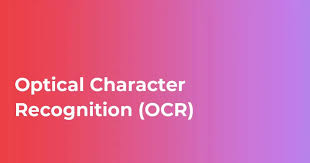
#> input picture ptu/v14_ocr/image.png, 310 x 163 px, found by its file name
$ python v05_1_pill.py
#> lines starting #> are read from the running program, lines starting #| are printed output that depends on the picture
from PIL import Image, ImageEnhance, ImageOps
import matplotlib.pyplot as plt

# 1. 이미지 로드
img = Image.open("image.png")
#> img is the input picture: PIL image 310x163 RGB; mean R, G, B 217.4, 100.6, 158.7
img = img.convert("RGB")

# 2. 이미지 전처리
img_rotated = img.rotate(90)
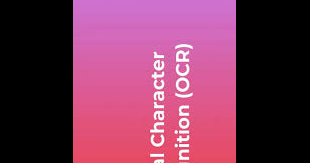
#> img_rotated: PIL image 310x163 RGB; mean R, G, B 115.3, 53.3, 83.7

# 2-1. 이미지 전처리(밝기 조절)
enhancer = ImageEnhance.Brightness(img)
img_brightness = enhancer.enhance(0.5)
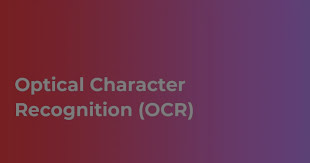
#> img_brightness: PIL image 310x163 RGB; mean R, G, B 108.5, 50, 79.1

# 2-2. 이미지 전처리(좌우 반전)
img_flip = ImageOps.mirror(img)
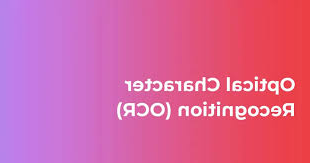
#> img_flip: PIL image 310x163 RGB; mean R, G, B 217.4, 100.6, 158.7

# 3. 결과 시각화
fig, ax = plt.subplots(2, 3, figsize=(20, 10))

# 원본 이미지
ax[0,0].imshow(img)
ax[0,0].axis('off')
ax[0,0].set_title("Original")

# 회전 이미지
ax[0,1].imshow(img_rotated)
ax[0,1].axis('off')
ax[0,1].set_title("Rotated 90도")

# + 밝기 이미지
ax[0,2].imshow(img_brightness)
ax[0,2].axis('off')
ax[0,2].set_title("Brightness")

# + 좌우 반전 이미지
ax[1,0].imshow(img_flip)
ax[1,0].axis('off')
ax[1,0].set_title("Flip")

plt.show()
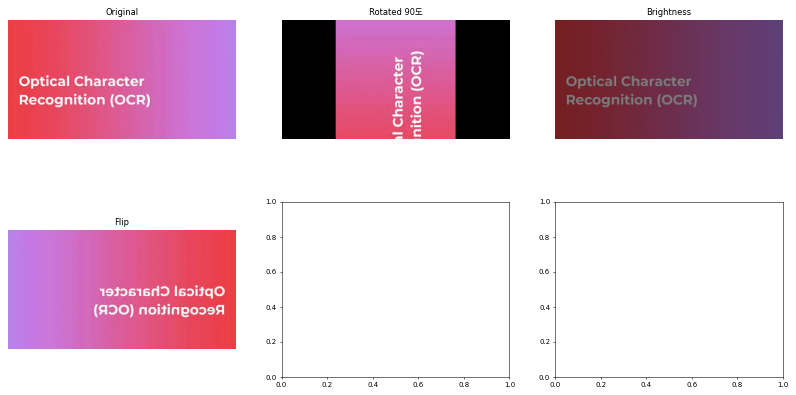
#> figure drawn by matplotlib, 4 panels

img_rotated.save("./img_rotated.jpg")
# + 밝기 이미지 저장
img_brightness.save("./img_brightness.jpg")
# + 좌우 반전 이미지 저장
img_flip.save("./img_flip.jpg")

print("이미지 저장이 잘 됐습니다.")
